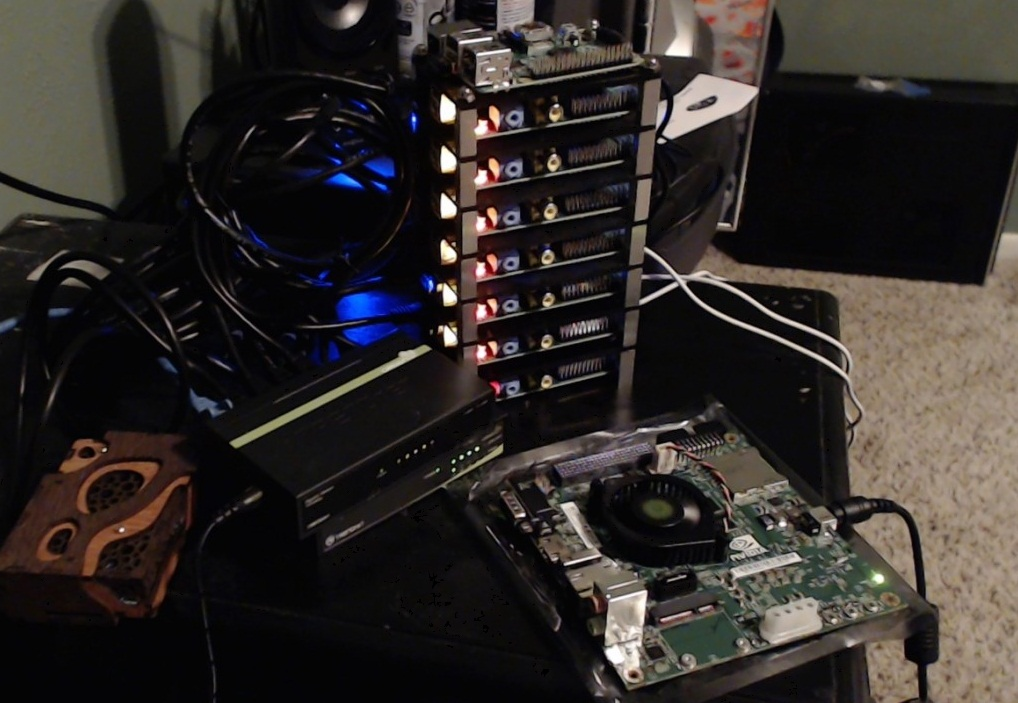
#> input picture pic.jpg, 1018 x 703 px, given in place of the camera
$ python Morphological_transformations.py
#> lines starting #> are read from the running program, lines starting #| are printed output that depends on the picture; after the words box and inside, x2 and y2 are one past the last pixel; in counts of white or black regions, pixels touching at a corner belong together
import numpy as np
import cv2
import matplotlib.pyplot as plt

cap = cv2.VideoCapture(0)

while True:
    _,frame = cap.read()
#> frame is the input picture: shape (703, 1018, 3); mean B, G, R 40.7, 43.2, 48.1
    hsv = cv2.cvtColor(frame,cv2.COLOR_BGR2HSV)
#> hsv: shape (703, 1018, 3); mean H, S, V 61, 68.9, 50.5

    lower_red = np.array([10,0,0])
    upper_red = np.array([255,255,255])

    mask = cv2.inRange(hsv,lower_red,upper_red)
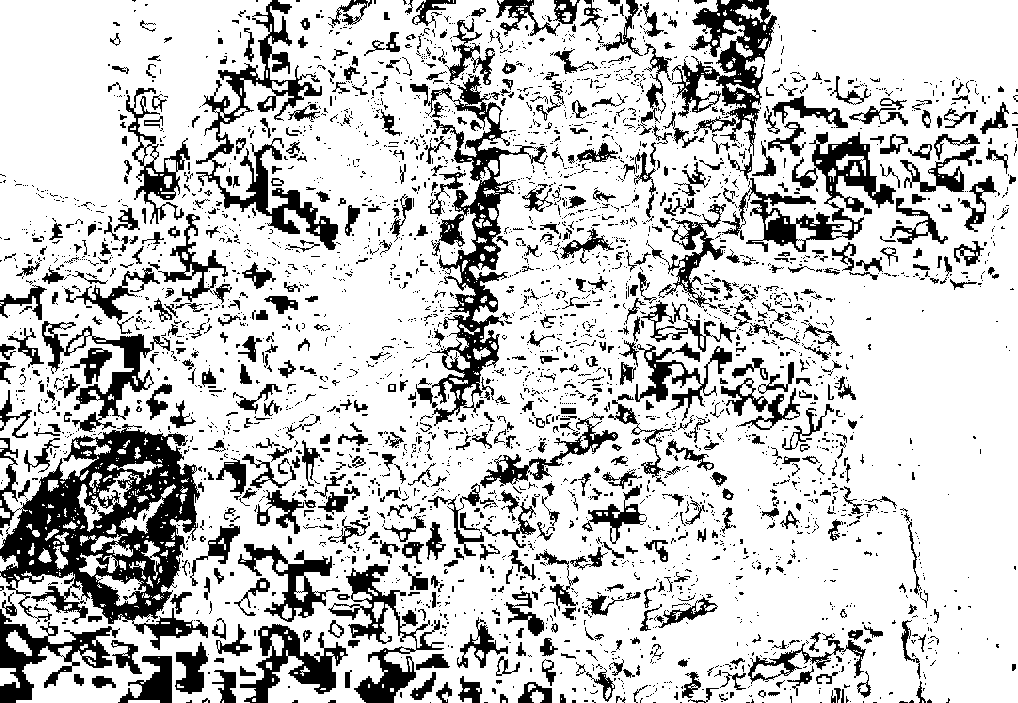
#> mask: shape (703, 1018); 78.1% white; 3433 black regions (2753 under 20 px), largest, box (x1, y1, x2, y2) and area: (0, 424, 208, 650) 20955, (410, 74, 548, 426) 9198, (196, 0, 338, 250) 6794
    res = cv2.bitwise_and(frame,frame,mask = mask)
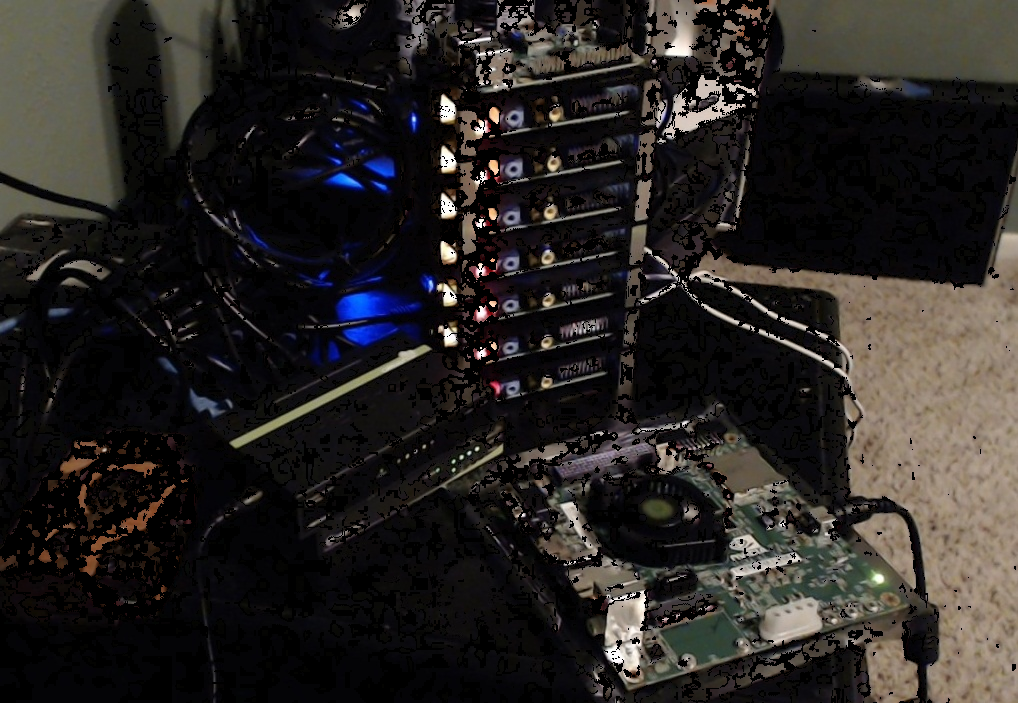
#> res: shape (703, 1018, 3); mean B, G, R 35.2, 37.3, 40.6

    kernel= np.ones((5,5),np.uint8)
    erosion = cv2.erode(mask, kernel, iterations = 1)
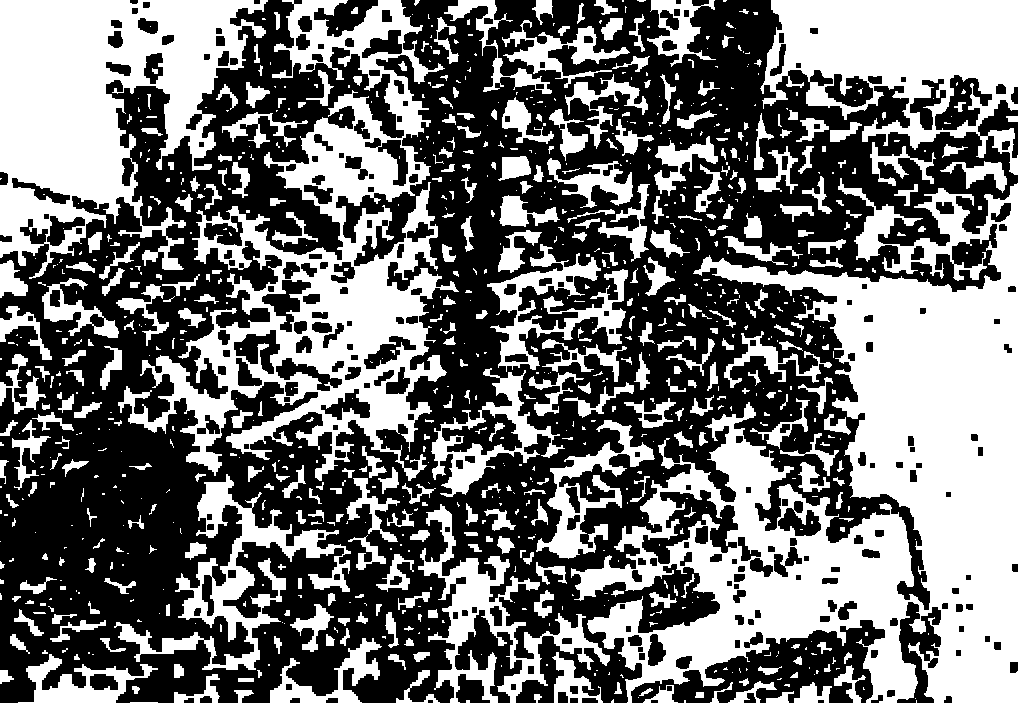
#> erosion: shape (703, 1018); 45.2% white; 952 white regions (557 under 20 px), largest, box (x1, y1, x2, y2) and area: (571, 178, 1018, 703) 102950, (118, 0, 459, 481) 48017, (0, 0, 268, 279) 40243
    dilation = cv2.dilate(mask,kernel,iterations = 1)
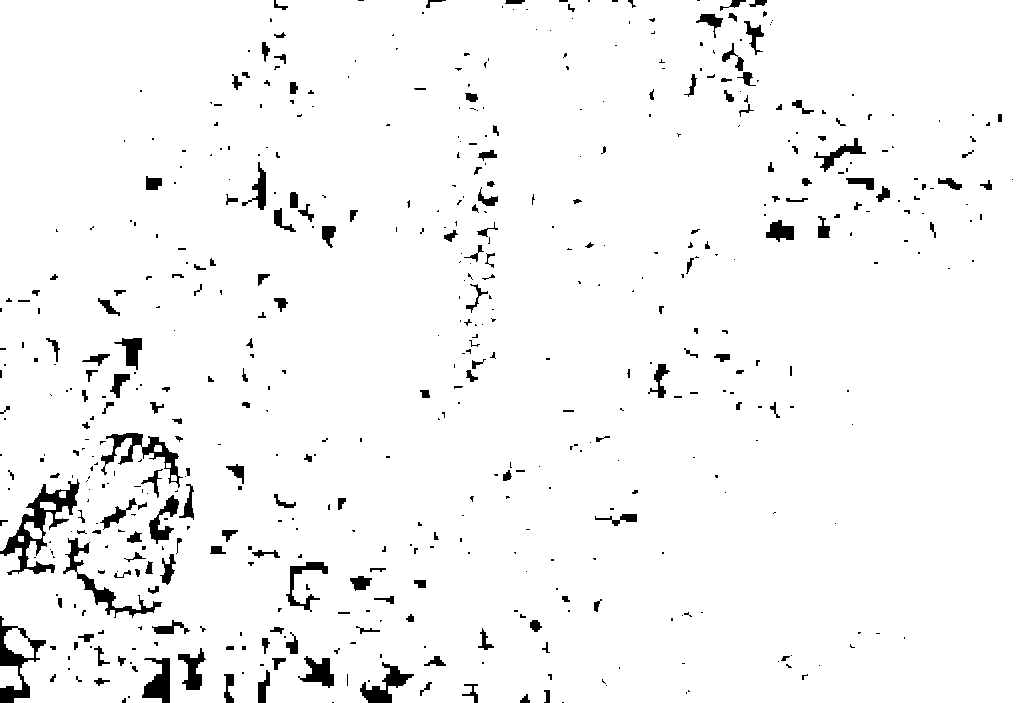
#> dilation: shape (703, 1018); 96.3% white; 553 black regions (360 under 20 px), largest, box (x1, y1, x2, y2) and area: (0, 479, 80, 575) 2057, (0, 616, 46, 703) 1222, (101, 433, 183, 488) 1138

    opening = cv2.morphologyEx(mask, cv2.MORPH_OPEN,kernel)
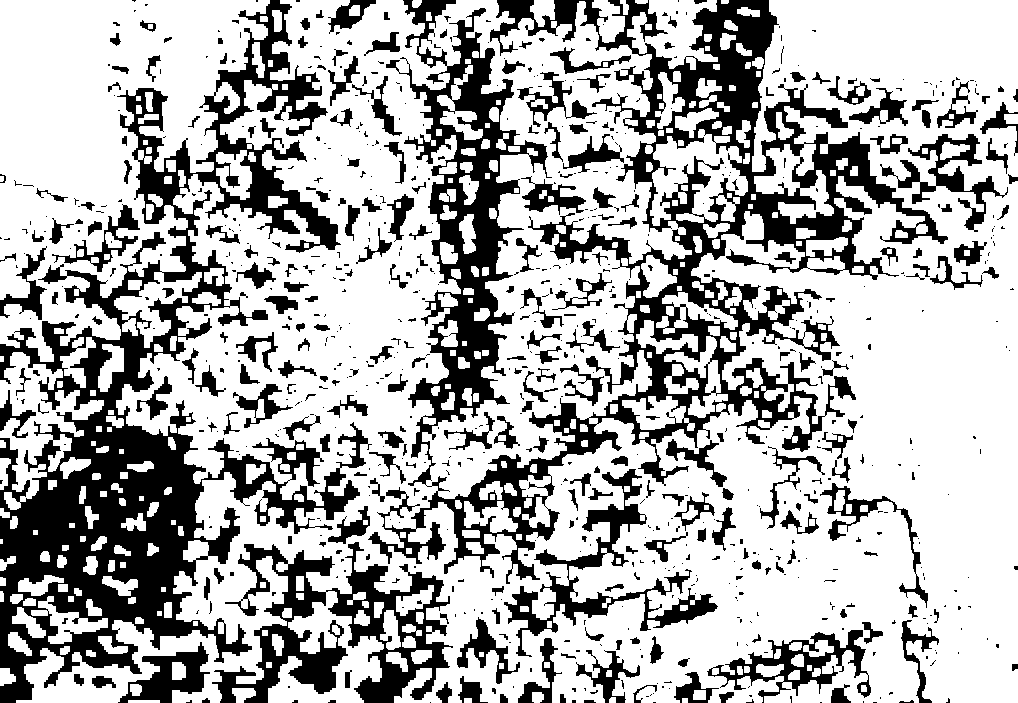
#> opening: shape (703, 1018); 69.5% white; 816 black regions (559 under 20 px), largest, box (x1, y1, x2, y2) and area: (368, 0, 948, 584) 76223, (0, 0, 372, 703) 66910, (212, 542, 453, 703) 14257
    closing = cv2.morphologyEx(mask,cv2.MORPH_CLOSE,kernel)
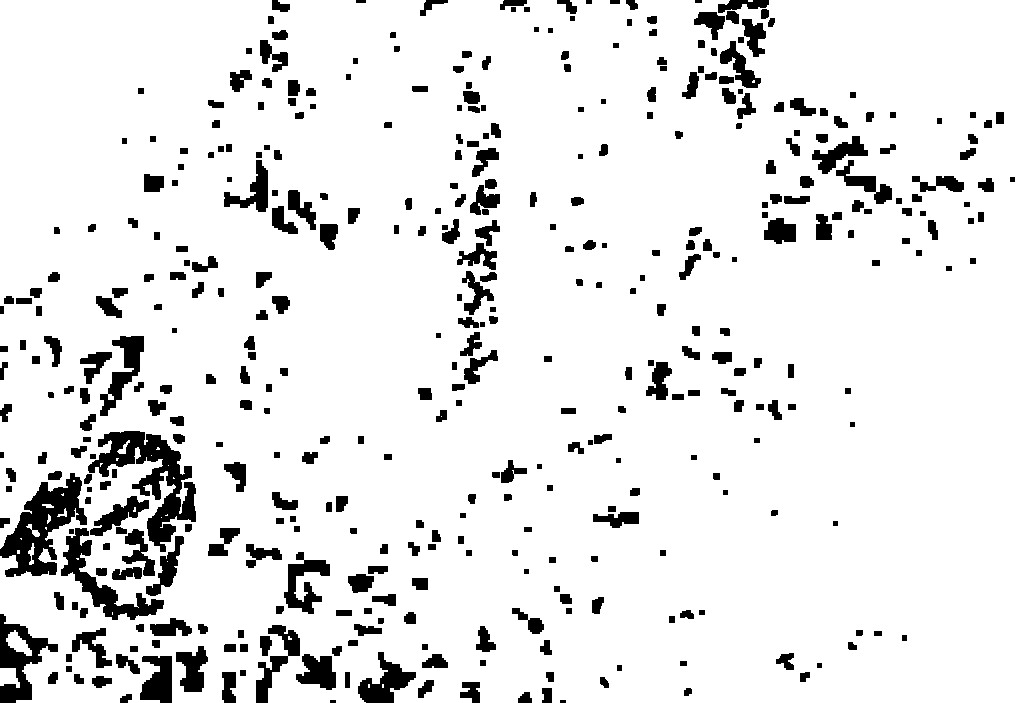
#> closing: shape (703, 1018); 90.4% white; 414 black regions (2 under 20 px), largest, box (x1, y1, x2, y2) and area: (88, 431, 196, 552) 4684, (0, 473, 87, 577) 4020, (61, 528, 164, 620) 2378


    cv2.imshow('frame',frame)
##  cv2.imshow('mask',mask)
    cv2.imshow('res',res)
    cv2.imshow('erosion',erosion)
    cv2.imshow('dilation',dilation)
    cv2.imshow('opening',opening)
    cv2.imshow('closing',closing)

    k =cv2.waitKey(5) & 0xFF
#> (key Esc is pressed here)
    if k == 27:
        break

cv2.destroyAllWindows()
cap.release()

$ run again, on 2.jpg
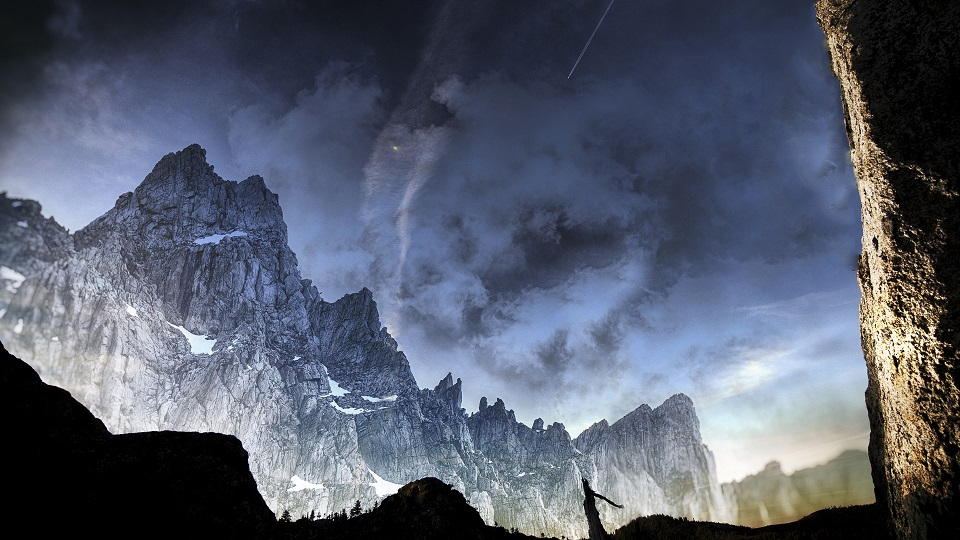
#> input picture 2.jpg, 960 x 540 px, given in place of the camera
#> frame is the input picture: shape (540, 960, 3); mean B, G, R 109.8, 93.3, 86.4
#> hsv: shape (540, 960, 3); mean H, S, V 88.2, 71.8, 113
#> `mask = cv2.inRange(hsv,lower_red,upper_red)`:
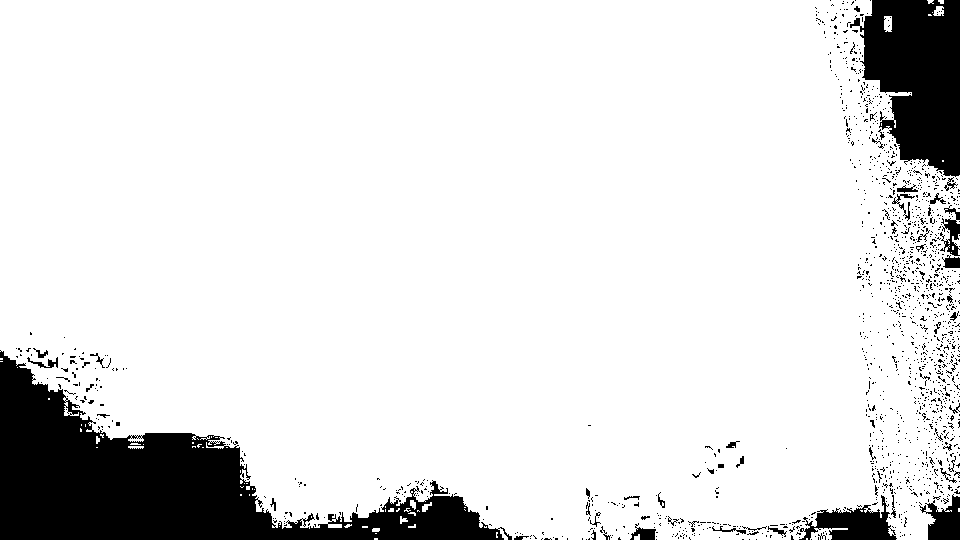
#> mask: shape (540, 960); 88.4% white; 1477 black regions (1421 under 20 px), largest, box (x1, y1, x2, y2) and area: (0, 350, 512, 540) 36676, (850, 0, 960, 177) 13220, (799, 495, 897, 540) 2129
#> erosion: shape (540, 960); 81.2% white; 76 black regions, largest, box (x1, y1, x2, y2) and area: (626, 0, 960, 540) 46570, (0, 346, 570, 540) 43847, (580, 486, 619, 540) 894
#> dilation: shape (540, 960); 90.9% white; 23 black regions (16 under 20 px), largest, box (x1, y1, x2, y2) and area: (0, 358, 494, 540) 32688, (866, 0, 960, 174) 11926, (819, 512, 894, 540) 1367
#> opening: shape (540, 960); 85.5% white; 233 black regions (192 under 20 px), largest, box (x1, y1, x2, y2) and area: (0, 350, 558, 540) 39401, (843, 0, 960, 540) 27734, (628, 433, 907, 540) 4936
#> `closing = cv2.morphologyEx(mask,cv2.MORPH_CLOSE,kernel)`:
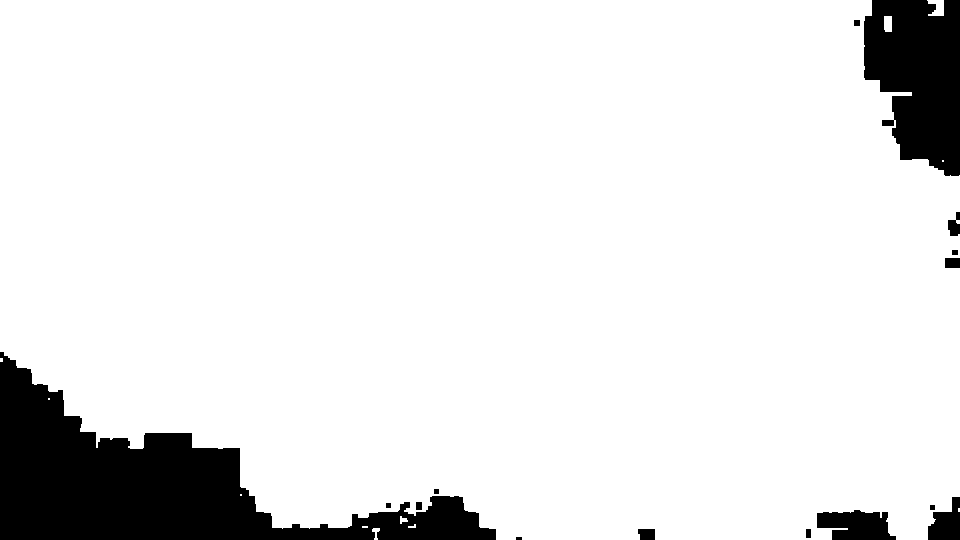
#> closing: shape (540, 960); 90.1% white; 15 black regions (1 under 20 px), largest, box (x1, y1, x2, y2) and area: (0, 352, 496, 540) 34857, (864, 0, 960, 176) 12950, (817, 510, 896, 540) 1785
